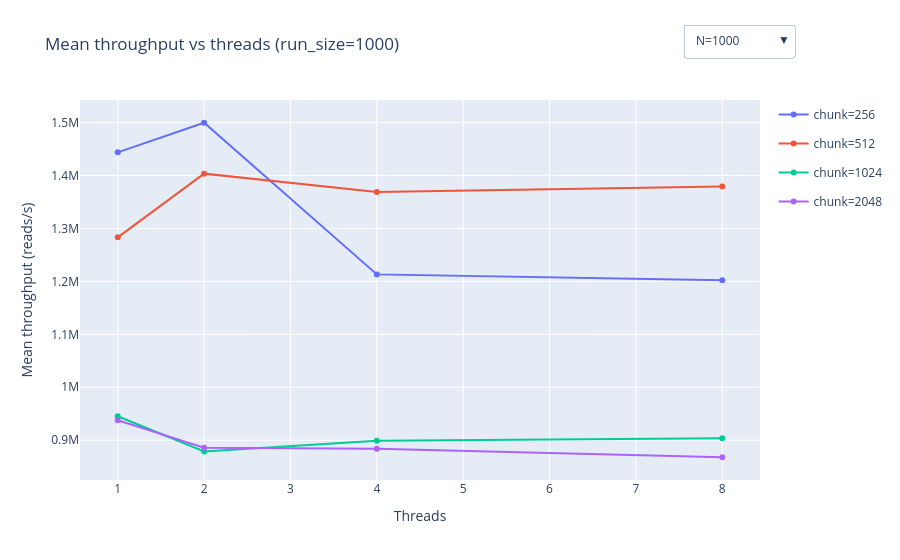

The cell this chart's notebook holds for it:
### Code cell
import plotly.graph_objects as go

run_sizes = sorted(df["run_size"].dropna().unique())
chunks = sorted(df["chunk"].unique())
threads = sorted(df["threads"].unique())

fig = go.Figure()
buttons = []

num_chunks = len(chunks)

for i, rs in enumerate(run_sizes):
    # Aggregate throughput for this run_size: mean over benchmarks
    d = df[df["run_size"] == rs]
    g = (
        d.groupby(["chunk", "threads"])["throughput_rps"]
         .mean()
         .reset_index()
    )

    for k, c in enumerate(chunks):
        sub = g[g["chunk"] == c].sort_values("threads")
        visible = (i == 0)
        fig.add_trace(
            go.Scatter(
                x=sub["threads"],
                y=sub["throughput_rps"],
                mode="lines+markers",
                name=f"chunk={c}",
                legendgroup=f"chunk_{c}",
                showlegend=(i == 0),
                visible=visible,
                hovertemplate=(
                    "threads=%{x}<br>"
                    "throughput=%{y:.2e} reads/s<br>"
                    f"chunk={c}, run_size={rs}<extra></extra>"
                ),
            )
        )

    visible_mask = []
    total_traces = len(run_sizes) * num_chunks
    for idx in range(total_traces):
        visible_mask.append(i * num_chunks <= idx < (i + 1) * num_chunks)

    buttons.append(
        dict(
            label=f"N={rs}",
            method="update",
            args=[
                {"visible": visible_mask},
                {"title": f"Mean throughput vs threads (run_size={rs})"},
            ],
        )
    )

fig.update_layout(
    updatemenus=[
        dict(
            type="dropdown",
            x=1.05,
            y=1.2,
            showactive=True,
            buttons=buttons,
        )
    ],
    xaxis_title="Threads",
    yaxis_title="Mean throughput (reads/s)",
    title=f"Mean throughput vs threads (run_size={run_sizes[0]})",
)
fig.show()

### Figure 1 — Plotly figure (JSON) as saved in the notebook; plotly's stock layout.template omitted (floating-point values rounded to 4 significant figures)
{"data": [{"hovertemplate": "threads=%{x}<br>throughput=%{y:.2e} reads/s<br>chunk=256, run_size=1000<extra></extra>", "legendgroup": "chunk_256", "mode": "lines+markers", "name": "chunk=256", "showlegend": true, "type": "scatter", "visible": true, "x": [1, 2, 4, 8], "y": [1444000.0, 1500000.0, 1213000.0, 1202000.0]}, {"hovertemplate": "threads=%{x}<br>throughput=%{y:.2e} reads/s<br>chunk=512, run_size=1000<extra></extra>", "legendgroup": "chunk_512", "mode": "lines+markers", "name": "chunk=512", "showlegend": true, "type": "scatter", "visible": true, "x": [1, 2, 4, 8], "y": [1283000.0, 1403000.0, 1369000.0, 1379000.0]}, {"hovertemplate": "threads=%{x}<br>throughput=%{y:.2e} reads/s<br>chunk=1024, run_size=1000<extra></extra>", "legendgroup": "chunk_1024", "mode": "lines+markers", "name": "chunk=1024", "showlegend": true, "type": "scatter", "visible": true, "x": [1, 2, 4, 8], "y": [945200.0, 878700.0, 898800.0, 903700.0]}, {"hovertemplate": "threads=%{x}<br>throughput=%{y:.2e} reads/s<br>chunk=2048, run_size=1000<extra></extra>", "legendgroup": "chunk_2048", "mode": "lines+markers", "name": "chunk=2048", "showlegend": true, "type": "scatter", "visible": true, "x": [1, 2, 4, 8], "y": [937700.0, 885800.0, 884100.0, 867800.0]}, {"hovertemplate": "threads=%{x}<br>throughput=%{y:.2e} reads/s<br>chunk=256, run_size=10000<extra></extra>", "legendgroup": "chunk_256", "mode": "lines+markers", "name": "chunk=256", "showlegend": false, "type": "scatter", "visible": false, "x": [1, 2, 4, 8], "y": [1818000.0, 2801000.0, 3277000.0, 2405000.0]}, {"hovertemplate": "threads=%{x}<br>throughput=%{y:.2e} reads/s<br>chunk=512, run_size=10000<extra></extra>", "legendgroup": "chunk_512", "mode": "lines+markers", "name": "chunk=512", "showlegend": false, "type": "scatter", "visible": false, "x": [1, 2, 4, 8], "y": [1764000.0, 3037000.0, 2684000.0, 1691000.0]}, {"hovertemplate": "threads=%{x}<br>throughput=%{y:.2e} reads/s<br>chunk=1024, run_size=10000<extra></extra>", "legendgroup": "chunk_1024", "mode": "lines+markers", "name": "chunk=1024", "showlegend": false, "type": "scatter", "visible": false, "x": [1, 2, 4, 8], "y": [1692000.0, 2601000.0, 1719000.0, 989000.0]}, {"hovertemplate": "threads=%{x}<br>throughput=%{y:.2e} reads/s<br>chunk=2048, run_size=10000<extra></extra>", "legendgroup": "chunk_2048", "mode": "lines+markers", "name": "chunk=2048", "showlegend": false, "type": "scatter", "visible": false, "x": [1, 2, 4, 8], "y": [1346000.0, 1442000.0, 1052000.0, 814500.0]}, {"hovertemplate": "threads=%{x}<br>throughput=%{y:.2e} reads/s<br>chunk=256, run_size=1000000<extra></extra>", "legendgroup": "chunk_256", "mode": "lines+markers", "name": "chunk=256", "showlegend": false, "type": "scatter", "visible": false, "x": [1, 2, 4, 8], "y": [1860000.0, 3532000.0, 4132000.0, 4242000.0]}, {"hovertemplate": "threads=%{x}<br>throughput=%{y:.2e} reads/s<br>chunk=512, run_size=1000000<extra></extra>", "legendgroup": "chunk_512", "mode": "lines+markers", "name": "chunk=512", "showlegend": false, "type": "scatter", "visible": false, "x": [1, 2, 4, 8], "y": [1909000.0, 3656000.0, 4671000.0, 3244000.0]}, {"hovertemplate": "threads=%{x}<br>throughput=%{y:.2e} reads/s<br>chunk=1024, run_size=1000000<extra></extra>", "legendgroup": "chunk_1024", "mode": "lines+markers", "name": "chunk=1024", "showlegend": false, "type": "scatter", "visible": false, "x": [1, 2, 4, 8], "y": [1904000.0, 3681000.0, 3301000.0, 1981000.0]}, {"hovertemplate": "threads=%{x}<br>throughput=%{y:.2e} reads/s<br>chunk=2048, run_size=1000000<extra></extra>", "legendgroup": "chunk_2048", "mode": "lines+markers", "name": "chunk=2048", "showlegend": false, "type": "scatter", "visible": false, "x": [1, 2, 4, 8], "y": [1889000.0, 2755000.0, 1986000.0, 1502000.0]}, {"hovertemplate": "threads=%{x}<br>throughput=%{y:.2e} reads/s<br>chunk=256, run_size=10000000<extra></extra>", "legendgroup": "chunk_256", "mode": "lines+markers", "name": "chunk=256", "showlegend": false, "type": "scatter", "visible": false, "x": [1, 2, 4, 8], "y": [1881000.0, 3696000.0, 4237000.0, 4309000.0]}, {"hovertemplate": "threads=%{x}<br>throughput=%{y:.2e} reads/s<br>chunk=512, run_size=10000000<extra></extra>", "legendgroup": "chunk_512", "mode": "lines+markers", "name": "chunk=512", "showlegend": false, "type": "scatter", "visible": false, "x": [1, 2, 4, 8], "y": [1931000.0, 3737000.0, 4874000.0, 3331000.0]}, {"hovertemplate": "threads=%{x}<br>throughput=%{y:.2e} reads/s<br>chunk=1024, run_size=10000000<extra></extra>", "legendgroup": "chunk_1024", "mode": "lines+markers", "name": "chunk=1024", "showlegend": false, "type": "scatter", "visible": false, "x": [1, 2, 4, 8], "y": [1916000.0, 3740000.0, 3357000.0, 2004000.0]}, {"hovertemplate": "threads=%{x}<br>throughput=%{y:.2e} reads/s<br>chunk=2048, run_size=10000000<extra></extra>", "legendgroup": "chunk_2048", "mode": "lines+markers", "name": "chunk=2048", "showlegend": false, "type": "scatter", "visible": false, "x": [1, 2, 4, 8], "y": [1916000.0, 2879000.0, 1995000.0, 1535000.0]}], "layout": {"title": {"text": "Mean throughput vs threads (run_size=1000)"}, "updatemenus": [{"buttons": [{"args": [{"visible": [true, true, true, true, false, false, false, false, false, false, false, false, false, false, false, false]}, {"title": "Mean throughput vs threads (run_size=1000)"}], "label": "N=1000", "method": "update"}, {"args": [{"visible": [false, false, false, false, true, true, true, true, false, false, false, false, false, false, false, false]}, {"title": "Mean throughput vs threads (run_size=10000)"}], "label": "N=10000", "method": "update"}, {"args": [{"visible": [false, false, false, false, false, false, false, false, true, true, true, true, false, false, false, false]}, {"title": "Mean throughput vs threads (run_size=1000000)"}], "label": "N=1000000", "method": "update"}, {"args": [{"visible": [false, false, false, false, false, false, false, false, false, false, false, false, true, true, true, true]}, {"title": "Mean throughput vs threads (run_size=10000000)"}], "label": "N=10000000", "method": "update"}], "showactive": true, "type": "dropdown", "x": 1.05, "y": 1.2}], "xaxis": {"title": {"text": "Threads"}}, "yaxis": {"title": {"text": "Mean throughput (reads/s)"}}}}
